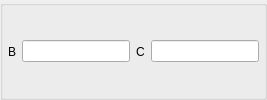
                   <widget class="QGroupBox" name="groupbox_landau_teller">
                    <property name="title">
                     <string/>
                    </property>
                    <property name="flat">
                     <bool>true</bool>
                    </property>
                    <layout class="QHBoxLayout" name="horizontalLayout">
                     <property name="leftMargin">
                      <number>5</number>
                     </property>
                     <property name="topMargin">
                      <number>5</number>
                     </property>
                     <property name="rightMargin">
                      <number>5</number>
                     </property>
                     <property name="bottomMargin">
                      <number>5</number>
                     </property>
                     <item>
                      <widget class="QLabel" name="label_landau_teller_B">
                       <property name="text">
                        <string>B</string>
                       </property>
                      </widget>
                     </item>
                     <item>
                      <widget class="LineEdit" name="lineedit_landau_teller_B"/>
                     </item>
                     <item>
                      <widget class="QLabel" name="label_landau_teller_C">
                       <property name="text">
                        <string>C</string>
                       </property>
                      </widget>
                     </item>
                     <item>
                      <widget class="LineEdit" name="lineedit_landau_teller_C"/>
                     </item>
                    </layout>
                   </widget>
